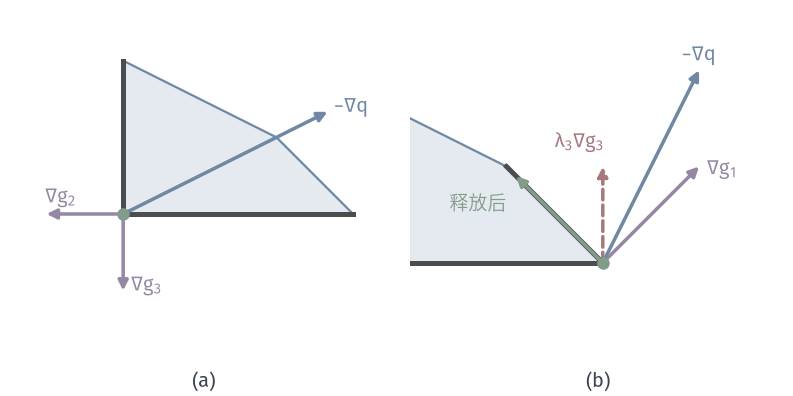

Recreate this plot in Python.
from pathlib import Path
import sys
sys.path.insert(0, str(Path(__file__).resolve().parents[1]/"sqp-common"))
from sqp_fig import *
HERE = Path(__file__).resolve().parent
fig,axes=figure(width_mm=112,height_mm=56,ncols=2); panels(fig,.02,.99,.99,.13,.05); a,b=axes
poly=np.array([[0,0],[3,0],[2,1],[0,2]],float); c=np.array([4.,2.])
for ax in axes: ax.fill(poly[:,0],poly[:,1],facecolor=BLUE_FILL,edgecolor=BLUE,lw=.9,zorder=1); ax.axis('off'); ax.set_aspect('equal')
# (a) at the origin, W={g2,g3}
a.plot([0,0],[0,2],color=EDGE,lw=2.0,zorder=3); a.plot([0,3],[0,0],color=EDGE,lw=2.0,zorder=3)
arrow(a,(0,0),(-1,0),color=PURPLE); arrow(a,(0,0),(0,-1),color=PURPLE); arrow(a,(0,0),(4/1.5,2/1.5),color=BLUE)
dot(a,(0,0),GREEN); a.text(-1.02,.15,'$\\nabla g_2$',color=PURPLE,fontsize=8); a.text(.1,-1.0,'$\\nabla g_3$',color=PURPLE,fontsize=8); a.text(2.75,1.33,'$-\\nabla q$',color=BLUE,fontsize=8)
a.set_xlim(-1.4,3.5); a.set_ylim(-1.25,2.3)
x=np.array([3.,0.]); gq=x-c
b.plot(poly[[1,2],0],poly[[1,2],1],color=EDGE,lw=2.0,zorder=3); b.plot([0,3],[0,0],color=EDGE,lw=2.0,zorder=3)
# -grad q=(1,2) = lam1*(1,1)+lam3*(0,-1) with lam1=1, lam3=-1
arrow(b,x,x+np.array([1,1]),color=PURPLE); arrow(b,x,x+np.array([0,1]),color=RED,ls=(0,(3,1.5))); arrow(b,x,x-gq,color=BLUE); arrow(b,x,x+np.array([-.9,.9]),color=GREEN)
dot(b,x,GREEN)
b.text(4.08,.92,'$\\nabla g_1$',color=PURPLE,fontsize=8); b.text(3.02,1.14,'$\\lambda_3\\nabla g_3$',color=RED,fontsize=8,ha='right',va='bottom'); b.text(4.0,2.05,'$-\\nabla q$',color=BLUE,fontsize=8,ha='center',va='bottom'); b.text(2.05,.98,'',fontsize=8)
b.text(2.08,.62,'',fontsize=8)
b.text(2.0,.55,'释放后',color=GREEN,fontsize=7.5,ha='right')
b.set_xlim(1.0,4.9); b.set_ylim(-.65,2.5)
tags(fig,axes)
save(fig,HERE,'figure',{'x':x.tolist(),'gradq':gq.tolist(),'lambda1':1,'lambda3':-1})
